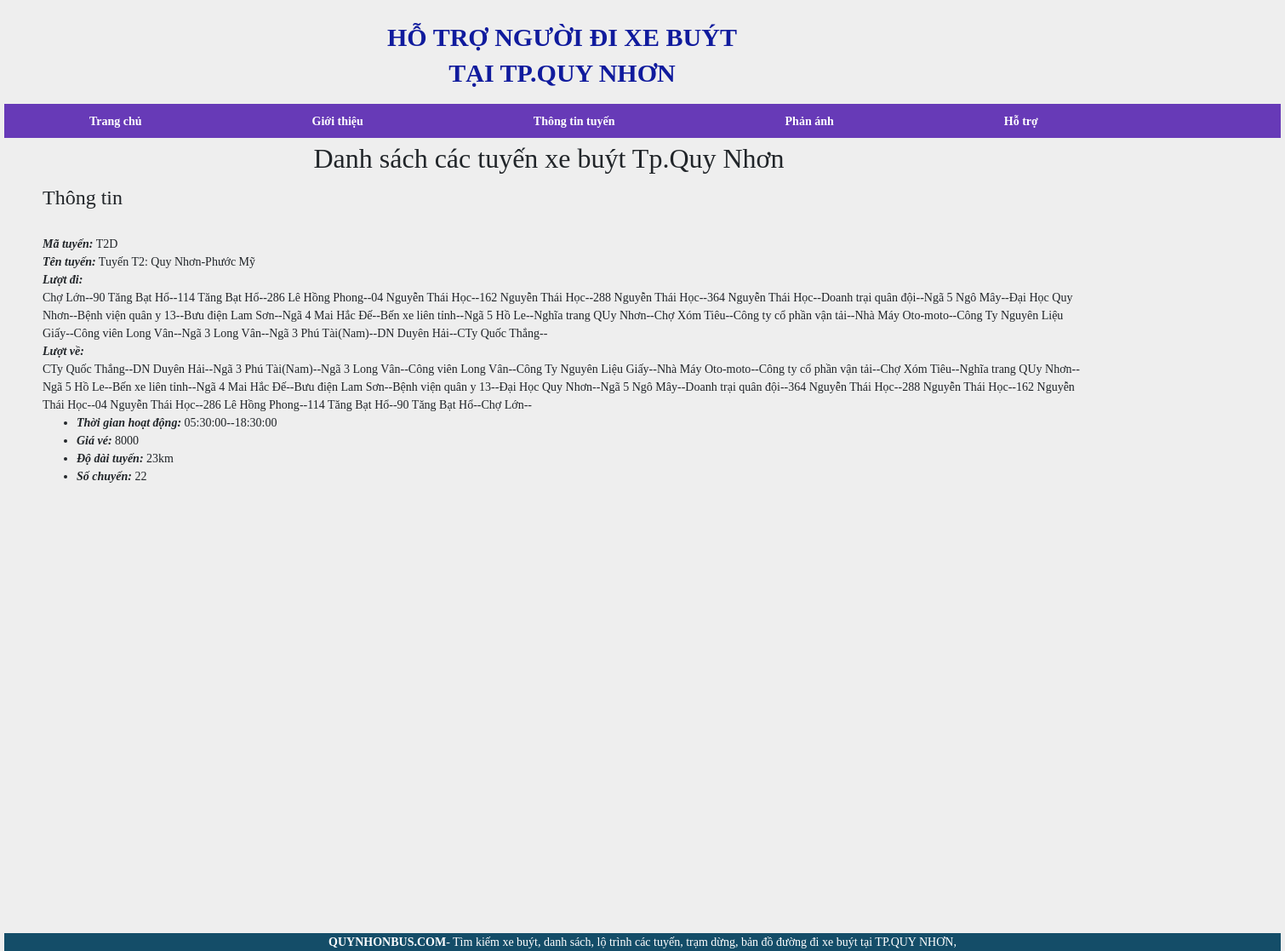
The page /routedetail.php?id=T2D on the database its author committed.
### tables this page shows
CREATE TABLE IF NOT EXISTS `route` (
  `id` varchar(20) NOT NULL,
  `name` varchar(255) NOT NULL,
  `startTime` time NOT NULL,
  `endTime` time NOT NULL,
  PRIMARY KEY (`id`),
  UNIQUE KEY `name_UNIQUE` (`name`)
);

CREATE TABLE IF NOT EXISTS `route_setting` (
  `id` bigint(20) NOT NULL AUTO_INCREMENT,
  `routeId` varchar(20) NOT NULL,
  `name` varchar(255) NOT NULL,
  `latitudeCenter` double DEFAULT NULL,
  `longitudeCenter` double DEFAULT NULL,
  PRIMARY KEY (`id`),
  KEY `route_setting_routeId_fk` (`routeId`)
);

CREATE TABLE IF NOT EXISTS `route_description` (
  `id` bigint(20) NOT NULL AUTO_INCREMENT,
  `routeId` varchar(20) NOT NULL,
  `fare` double DEFAULT NULL,
  `routeLenght` double DEFAULT NULL,
  `numberOfRoute` bigint(20) NOT NULL,
  PRIMARY KEY (`id`),
  KEY `route_description_routeId_fk` (`routeId`)
);

### map.php (the view, shortened to what this page needs)
<!DOCTYPE html>
<html>
<head>
	<link rel="stylesheet" href="">
</head>
<body  onload="initMap()" >
	<div id="map" style="width:1400px; height:500px;"></div>
</body>
</html>

### routedetailcontent.php (shortened to what this page needs)
<!DOCTYPE html>
<html>
<head>
</head>
<body>
	<div id="tt">
	<form id="detail">
		<span><h4>Thông tin</h4></span> <br>
		<span><b><i> Mã tuyến:</i></b>
			<?php
			include 'config.php';
			$id = isset($_GET['id']) ? $_GET['id'] : '';
			$query = "select * from route where id = '$id' ";
			$result = mysqli_query($conn, $query);
			if($row = mysqli_fetch_array($result))
			{
				echo $row['id'];
			}
			?>
		</span> <br>
		<span><b><i>Tên tuyến:</i></b>
			<?php
			include 'config.php';
			$id = isset($_GET['id']) ? $_GET['id'] : '';
			$query = "select * from route where id = '$id' ";
			$result = mysqli_query($conn, $query);
			if($row = mysqli_fetch_array($result))
			{
				echo $row['name'];
			}
			?>
		</span> <br>
		<span><b><i>Lượt đi:</i></b><br>
			<?php
			include 'config.php';
			$id = isset($_GET['id']) ? $_GET['id'] : '';
			$query = "select * from route_setting where routeId = '$id' order by id  ";
			$result = mysqli_query($conn, $query);
			while($row = mysqli_fetch_array($result))
			{
				echo $row['name']. "--";
			}
			?>
		</span> <br>
		<span><b><i>Lượt về:</i></b><br>
			<?php
			include 'config.php';
			$id = isset($_GET['id']) ? $_GET['id'] : '';
			$query = "select * from route_setting where routeId = '$id' order by id  desc";
			$result = mysqli_query($conn, $query);
			while($row = mysqli_fetch_array($result))
			{
				echo $row['name']."--";
			}
			?>
		</span> <br>
		<ul>
			<li><b><i>Thời gian hoạt động:</i></b>
				<?php
				include 'config.php';
				$id = isset($_GET['id']) ? $_GET['id'] : '';
				$query = "select * from route where id = '$id' ";
				$result = mysqli_query($conn, $query);
				if($row = mysqli_fetch_array($result))
				{
					echo $row['startTime']."--". $row['endTime'];
				}
				?>
			</li>
			<li><b><i>Giá vé:</i></b>
				<?php
				include 'config.php';
				$id = isset($_GET['id']) ? $_GET['id'] : '';
				$query = "select * from route_description where routeId = '$id' ";
				$result = mysqli_query($conn, $query);
				while($row = mysqli_fetch_array($result))
				{
					echo $row['fare'];
				}
				?>
			</li>
			<li><b><i>Độ dài tuyến: </i></b>
				<?php
				include 'config.php';
				$id = isset($_GET['id']) ? $_GET['id'] : '';
				$query = "select * from route_description where routeId = '$id' ";
				$result = mysqli_query($conn, $query);
				while($row = mysqli_fetch_array($result))
				{
					echo $row['routeLenght']."km";
				}
				?>
			</li>
			<li><b><i>Số chuyến:</i></b>
				<?php
				include 'config.php';
				$id = isset($_GET['id']) ? $_GET['id'] : '';
				$query = "select * from route_description where routeId = '$id' ";
				$result = mysqli_query($conn, $query);
				while($row = mysqli_fetch_array($result))
				{
					echo $row['numberOfRoute'];
				}
				?>
			</li>
		</ul>
	</form>
</div>
</body>
</html>

### routedetail.php (style rules this page uses)
body { background: #EEEEEE; margin: 0; padding: 0; font-family: Verdana; font-size: 14px; line-height: 1.5em; }
#map { width: 1150px; height: 500px; border: 0px; padding: 0px; }
#detail { height: auto; width: 1280px; padding: 5px 30px; }

### rows shown on the page
route: id "T2D", name "Tuyến T2: Quy Nhơn-Phước Mỹ", startTime "05:30:00", endTime "18:30:00"
route_setting: name "Chợ Lớn"
route_setting: name "90 Tăng Bạt Hổ"
route_setting: name "114 Tăng Bạt Hổ"
route_setting: name "286 Lê Hồng Phong"
route_setting: name "04 Nguyễn Thái Học"
route_setting: name "162 Nguyễn Thái Học"
route_setting: name "288 Nguyễn Thái Học"
route_setting: name "364 Nguyễn Thái Học"
route_setting: name "Doanh trại quân đội"
route_setting: name "Ngã 5 Ngô Mây"
route_setting: name "Đại Học Quy Nhơn"
route_setting: name "Bệnh viện quân y 13"
route_setting: name "Bưu điện Lam Sơn"
route_setting: name "Ngã 4 Mai Hắc Đế"
route_setting: name "Bến xe liên tỉnh"
route_setting: name "Ngã 5 Hồ Le"
route_setting: name "Nghĩa trang QUy Nhơn"
route_setting: name "Chợ Xóm Tiêu"
route_setting: name "Công ty cổ phần vận tải"
route_setting: name "Nhà Máy Oto-moto"
route_setting: name "Công Ty Nguyên Liệu Giấy"
route_setting: name "Công viên Long Vân"
route_setting: name "Ngã 3 Long Vân"
route_setting: name "Ngã 3 Phú Tài(Nam)"
route_setting: name "DN Duyên Hải"
route_setting: name "CTy Quốc Thắng"
route_description: fare "8000", routeLenght "23", numberOfRoute "22"
